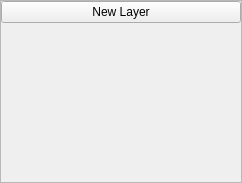
<?xml version="1.0" encoding="UTF-8"?>
<ui version="4.0">
 <class>LayerDock</class>
 <widget class="QDockWidget" name="LayerDock">
  <property name="geometry">
   <rect>
    <x>0</x>
    <y>0</y>
    <width>242</width>
    <height>183</height>
   </rect>
  </property>
  <property name="minimumSize">
   <size>
    <width>200</width>
    <height>100</height>
   </size>
  </property>
  <property name="features">
   <set>QDockWidget::DockWidgetFloatable|QDockWidget::DockWidgetMovable</set>
  </property>
  <property name="allowedAreas">
   <set>Qt::LeftDockWidgetArea|Qt::RightDockWidgetArea</set>
  </property>
  <property name="windowTitle">
   <string>Layers</string>
  </property>
  <widget class="QWidget" name="widget">
   <layout class="QVBoxLayout" name="verticalLayout">
    <property name="leftMargin">
     <number>0</number>
    </property>
    <property name="topMargin">
     <number>0</number>
    </property>
    <property name="rightMargin">
     <number>0</number>
    </property>
    <property name="bottomMargin">
     <number>0</number>
    </property>
    <item>
     <widget class="QScrollArea" name="scrollArea">
      <property name="horizontalScrollBarPolicy">
       <enum>Qt::ScrollBarAlwaysOff</enum>
      </property>
      <property name="widgetResizable">
       <bool>true</bool>
      </property>
      <widget class="QWidget" name="scrollAreaWidgetContents">
       <property name="geometry">
        <rect>
         <x>0</x>
         <y>0</y>
         <width>240</width>
         <height>159</height>
        </rect>
       </property>
       <layout class="QVBoxLayout" name="verticalLayout_2">
        <property name="leftMargin">
         <number>0</number>
        </property>
        <property name="topMargin">
         <number>0</number>
        </property>
        <property name="rightMargin">
         <number>0</number>
        </property>
        <property name="bottomMargin">
         <number>0</number>
        </property>
        <item>
         <layout class="QVBoxLayout" name="configLayout"/>
        </item>
        <item>
         <widget class="QPushButton" name="btnNewLayer">
          <property name="text">
           <string>New Layer</string>
          </property>
         </widget>
        </item>
        <item>
         <spacer name="verticalSpacer">
          <property name="orientation">
           <enum>Qt::Vertical</enum>
          </property>
          <property name="sizeHint" stdset="0">
           <size>
            <width>20</width>
            <height>122</height>
           </size>
          </property>
         </spacer>
        </item>
       </layout>
      </widget>
     </widget>
    </item>
   </layout>
  </widget>
 </widget>
 <layoutdefault spacing="6" margin="11"/>
 <resources/>
 <connections/>
</ui>
